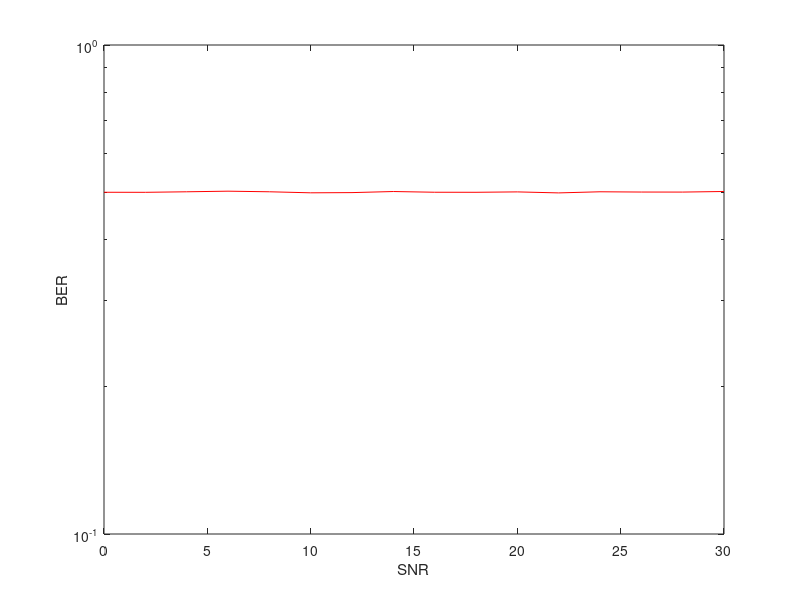

Reproduce this figure in MATLAB.
clear
clc
% Define the transmitted binary sequence
seq_len = 1e5; % sequence length
transmitted_bits = randi([0 1], 1, seq_len); % randomly generated binary sequence
BER = [];
% Define the waveform shape and its duration
m = 20; % Number of samples that represents waveform
SNR=0:2:30; 
a = input(sprintf('Enter the amplitude of S1 waveform ')); % Amplitude of S1
b = input(sprintf('Enter the amplitude of S2 waveform ')); % Amplitude of S2
S1 = a*ones(1, m); % waveform that represents 1
S2 = b*ones(1, m); % waveform that represents 0

transmitted_signal = zeros(1,m*seq_len); %preallocation
% Mapping each bit to its waveform to be transmitted
for i = 0:length(transmitted_bits)-1 
    if transmitted_bits(i+1) == 1          
        val = S1;    
    else         
        val = S2;                            
    end
    transmitted_signal((m*i)+1:m*i+length(val)) = val; 
end


recovered_bits = length(transmitted_bits); % preallocation


for SNR_dB = 0:2:30
    % Add AWGN to the transmitted signal
    received_signal = awgn(transmitted_signal, SNR_dB, 'measured');

    % Perform threshold detection on the filtered signal to recover the binary sequence
    threshold = sum(received_signal)/length(received_signal); % detection threshold
    for i = 1 : 1 : length(received_signal)/m
        recovered_bits(i) = (received_signal(i*m) > threshold);
    end
    % Compute the bit error rate
    BER = [BER sum(xor(transmitted_bits, recovered_bits))/seq_len]; % bit error rate
end

%Plot the signals
% subplot(5,1,1);
% stem(transmitted_bits);
% title('Transmitted bits');
% subplot(5,1,2);
% plot(transmitted_signal);
% title('Transmitted signal');
% subplot(5,1,3);
% plot(received_signal);
% title('Received signal');
% subplot(5,1,4);
% plot(recovered_bits);
% title('Recovered bits');
% subplot(5,1,5);
% stem(recovered_bits);
% title(sprintf('Recovered bits (BER = %0.3g)', BER));

figure;
semilogy(SNR, BER,'r')
xlabel('SNR')
ylabel('BER')